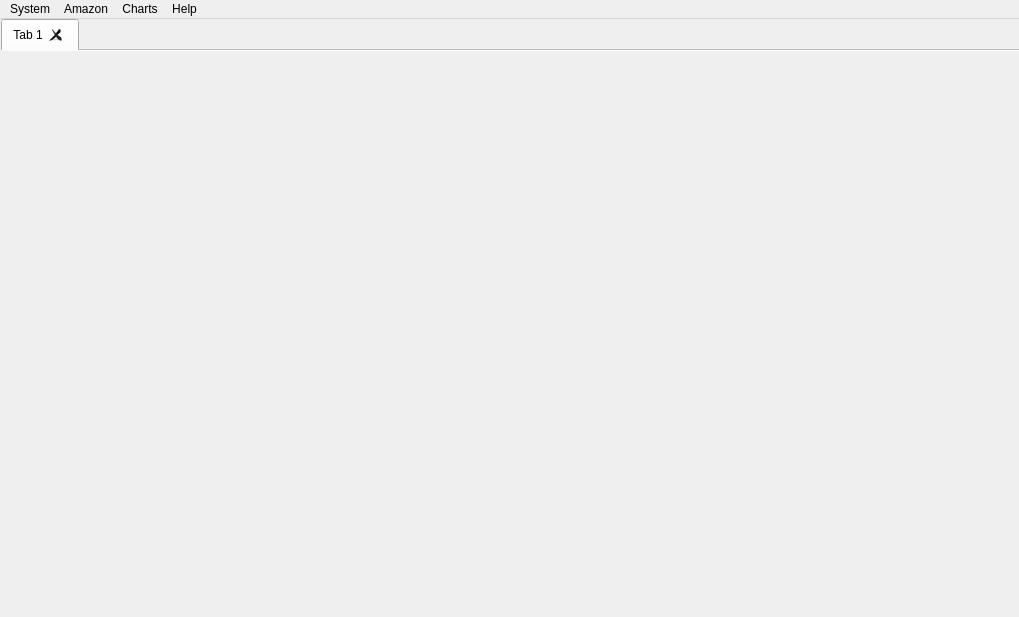
<?xml version="1.0" encoding="UTF-8"?>
<ui version="4.0">
 <class>mainWindow</class>
 <widget class="QMainWindow" name="mainWindow">
  <property name="geometry">
   <rect>
    <x>0</x>
    <y>0</y>
    <width>1019</width>
    <height>617</height>
   </rect>
  </property>
  <property name="acceptDrops">
   <bool>false</bool>
  </property>
  <property name="windowTitle">
   <string>NEWAIM Amazon Analysis</string>
  </property>
  <property name="windowIcon">
   <iconset resource="../resource/icons.qrc">
    <normaloff>:/icons/images/winlogo.png</normaloff>:/icons/images/winlogo.png</iconset>
  </property>
  <property name="toolButtonStyle">
   <enum>Qt::ToolButtonIconOnly</enum>
  </property>
  <property name="animated">
   <bool>true</bool>
  </property>
  <property name="documentMode">
   <bool>true</bool>
  </property>
  <property name="dockOptions">
   <set>QMainWindow::AllowTabbedDocks|QMainWindow::AnimatedDocks</set>
  </property>
  <widget class="QWidget" name="widget">
   <layout class="QVBoxLayout" name="verticalLayout_4">
    <property name="spacing">
     <number>3</number>
    </property>
    <property name="leftMargin">
     <number>1</number>
    </property>
    <property name="topMargin">
     <number>0</number>
    </property>
    <property name="rightMargin">
     <number>0</number>
    </property>
    <property name="bottomMargin">
     <number>0</number>
    </property>
    <item>
     <widget class="QTabWidget" name="mainTabs">
      <property name="acceptDrops">
       <bool>false</bool>
      </property>
      <property name="inputMethodHints">
       <set>Qt::ImhNone</set>
      </property>
      <property name="tabPosition">
       <enum>QTabWidget::North</enum>
      </property>
      <property name="tabShape">
       <enum>QTabWidget::Rounded</enum>
      </property>
      <property name="currentIndex">
       <number>0</number>
      </property>
      <property name="documentMode">
       <bool>true</bool>
      </property>
      <property name="tabsClosable">
       <bool>true</bool>
      </property>
      <property name="movable">
       <bool>true</bool>
      </property>
      <property name="tabBarAutoHide">
       <bool>false</bool>
      </property>
      <widget class="QWidget" name="tab">
       <attribute name="title">
        <string>Tab 1</string>
       </attribute>
      </widget>
     </widget>
    </item>
   </layout>
  </widget>
  <widget class="QMenuBar" name="menubar">
   <property name="geometry">
    <rect>
     <x>0</x>
     <y>0</y>
     <width>1019</width>
     <height>23</height>
    </rect>
   </property>
   <widget class="QMenu" name="menuSystem">
    <property name="statusTip">
     <string/>
    </property>
    <property name="styleSheet">
     <string notr="true"/>
    </property>
    <property name="inputMethodHints">
     <set>Qt::ImhNone</set>
    </property>
    <property name="tearOffEnabled">
     <bool>false</bool>
    </property>
    <property name="title">
     <string>System</string>
    </property>
    <property name="separatorsCollapsible">
     <bool>true</bool>
    </property>
    <property name="toolTipsVisible">
     <bool>false</bool>
    </property>
    <addaction name="actionDashboard"/>
    <addaction name="actionSetting"/>
    <addaction name="separator"/>
    <addaction name="actionExit"/>
   </widget>
   <widget class="QMenu" name="menuHelp">
    <property name="title">
     <string>Help</string>
    </property>
    <addaction name="actionAbout"/>
    <addaction name="actionHelp"/>
   </widget>
   <widget class="QMenu" name="menuTools">
    <property name="title">
     <string>Amazon</string>
    </property>
    <widget class="QMenu" name="menuKeywords">
     <property name="title">
      <string>Keywords</string>
     </property>
     <addaction name="actionKeywords_List"/>
     <addaction name="actionAmazon_Category_Relation"/>
    </widget>
    <addaction name="actionBusinessReport"/>
    <addaction name="actionProductList"/>
    <addaction name="actionCategories"/>
    <addaction name="actionProduct_And_Category_Relationship"/>
    <addaction name="menuKeywords"/>
   </widget>
   <widget class="QMenu" name="menuCharts">
    <property name="title">
     <string>Charts</string>
    </property>
    <addaction name="actionChartsBusinessReport"/>
   </widget>
   <addaction name="menuSystem"/>
   <addaction name="menuTools"/>
   <addaction name="menuCharts"/>
   <addaction name="menuHelp"/>
  </widget>
  <action name="actionSetting">
   <property name="icon">
    <iconset resource="../resource/icons.qrc">
     <normaloff>:/button/images/svg/cogs-solid.svg</normaloff>:/button/images/svg/cogs-solid.svg</iconset>
   </property>
   <property name="text">
    <string>Configuration</string>
   </property>
   <property name="shortcut">
    <string>Ctrl+Shift+S</string>
   </property>
  </action>
  <action name="actionExit">
   <property name="icon">
    <iconset resource="../resource/icons.qrc">
     <normaloff>:/button/images/svg/sign-out-alt-solid.svg</normaloff>:/button/images/svg/sign-out-alt-solid.svg</iconset>
   </property>
   <property name="text">
    <string>Exit</string>
   </property>
  </action>
  <action name="actionAbout">
   <property name="icon">
    <iconset resource="../resource/icons.qrc">
     <normaloff>:/button/images/svg/lightbulb-solid.svg</normaloff>:/button/images/svg/lightbulb-solid.svg</iconset>
   </property>
   <property name="text">
    <string>About</string>
   </property>
   <property name="shortcut">
    <string>Ctrl+Shift+A</string>
   </property>
  </action>
  <action name="actionBusinessReport">
   <property name="icon">
    <iconset resource="../resource/icons.qrc">
     <normaloff>:/button/images/svg/file-csv-solid.svg</normaloff>:/button/images/svg/file-csv-solid.svg</iconset>
   </property>
   <property name="text">
    <string>Business Report</string>
   </property>
   <property name="shortcut">
    <string>Ctrl+R</string>
   </property>
  </action>
  <action name="actionProductList">
   <property name="icon">
    <iconset resource="../resource/icons.qrc">
     <normaloff>:/button/images/svg/file-csv-solid.svg</normaloff>:/button/images/svg/file-csv-solid.svg</iconset>
   </property>
   <property name="text">
    <string>Product List</string>
   </property>
   <property name="shortcut">
    <string>Ctrl+P</string>
   </property>
  </action>
  <action name="actionCategories">
   <property name="icon">
    <iconset resource="../resource/icons.qrc">
     <normaloff>:/button/images/svg/file-csv-solid.svg</normaloff>:/button/images/svg/file-csv-solid.svg</iconset>
   </property>
   <property name="text">
    <string>Category List</string>
   </property>
   <property name="shortcut">
    <string>Ctrl+T</string>
   </property>
  </action>
  <action name="actionDashboard">
   <property name="icon">
    <iconset resource="../resource/icons.qrc">
     <normaloff>:/button/images/svg/tachometer-alt-solid.svg</normaloff>:/button/images/svg/tachometer-alt-solid.svg</iconset>
   </property>
   <property name="text">
    <string>Dashboard</string>
   </property>
   <property name="shortcut">
    <string>Ctrl+D</string>
   </property>
  </action>
  <action name="actionChartsBusinessReport">
   <property name="icon">
    <iconset resource="../resource/icons.qrc">
     <normaloff>:/button/images/svg/chart-line-solid.svg</normaloff>:/button/images/svg/chart-line-solid.svg</iconset>
   </property>
   <property name="text">
    <string>Business Report</string>
   </property>
  </action>
  <action name="actionProduct_Line">
   <property name="icon">
    <iconset resource="../resource/icons.qrc">
     <normaloff>:/button/images/svg/file-csv-solid.svg</normaloff>:/button/images/svg/file-csv-solid.svg</iconset>
   </property>
   <property name="text">
    <string>Product Line</string>
   </property>
   <property name="shortcut">
    <string>Ctrl+G</string>
   </property>
  </action>
  <action name="actionCategory_List">
   <property name="enabled">
    <bool>false</bool>
   </property>
   <property name="icon">
    <iconset resource="../resource/icons.qrc">
     <normaloff>:/button/images/svg/file-csv-solid.svg</normaloff>:/button/images/svg/file-csv-solid.svg</iconset>
   </property>
   <property name="text">
    <string>Category List</string>
   </property>
   <property name="shortcut">
    <string>Ctrl+E</string>
   </property>
  </action>
  <action name="actionKeywords_List">
   <property name="icon">
    <iconset resource="../resource/icons.qrc">
     <normaloff>:/button/images/svg/file-csv-solid.svg</normaloff>:/button/images/svg/file-csv-solid.svg</iconset>
   </property>
   <property name="text">
    <string>Keywords List</string>
   </property>
   <property name="shortcut">
    <string>Ctrl+N</string>
   </property>
  </action>
  <action name="actionProduct_Category_Relation">
   <property name="icon">
    <iconset resource="../resource/icons.qrc">
     <normaloff>:/button/images/svg/file-csv-solid.svg</normaloff>:/button/images/svg/file-csv-solid.svg</iconset>
   </property>
   <property name="text">
    <string>Product Category Relation</string>
   </property>
   <property name="shortcut">
    <string>Ctrl+H</string>
   </property>
  </action>
  <action name="actionProduct_And_Category_Relationship">
   <property name="icon">
    <iconset resource="../resource/icons.qrc">
     <normaloff>:/button/images/svg/file-csv-solid.svg</normaloff>:/button/images/svg/file-csv-solid.svg</iconset>
   </property>
   <property name="text">
    <string>Product Category Relation</string>
   </property>
   <property name="shortcut">
    <string>Ctrl+B</string>
   </property>
  </action>
  <action name="actionAmazon_Keyword_Relation">
   <property name="icon">
    <iconset resource="../resource/icons.qrc">
     <normaloff>:/button/images/svg/file-csv-solid.svg</normaloff>:/button/images/svg/file-csv-solid.svg</iconset>
   </property>
   <property name="text">
    <string>Amazon Product Relation</string>
   </property>
   <property name="shortcut">
    <string>Ctrl+U</string>
   </property>
   <property name="iconVisibleInMenu">
    <bool>true</bool>
   </property>
  </action>
  <action name="actionAmazon_Category_Relation">
   <property name="icon">
    <iconset resource="../resource/icons.qrc">
     <normaloff>:/button/images/svg/file-csv-solid.svg</normaloff>:/button/images/svg/file-csv-solid.svg</iconset>
   </property>
   <property name="text">
    <string>Amazon Category Relation</string>
   </property>
   <property name="shortcut">
    <string>Ctrl+M</string>
   </property>
   <property name="visible">
    <bool>true</bool>
   </property>
  </action>
  <action name="actionHelp">
   <property name="icon">
    <iconset resource="../resource/icons.qrc">
     <normaloff>:/button/images/svg/exclamation-circle-solid.svg</normaloff>:/button/images/svg/exclamation-circle-solid.svg</iconset>
   </property>
   <property name="text">
    <string>Help</string>
   </property>
  </action>
 </widget>
 <resources>
  <include location="../resource/icons.qrc"/>
 </resources>
 <connections/>
</ui>
